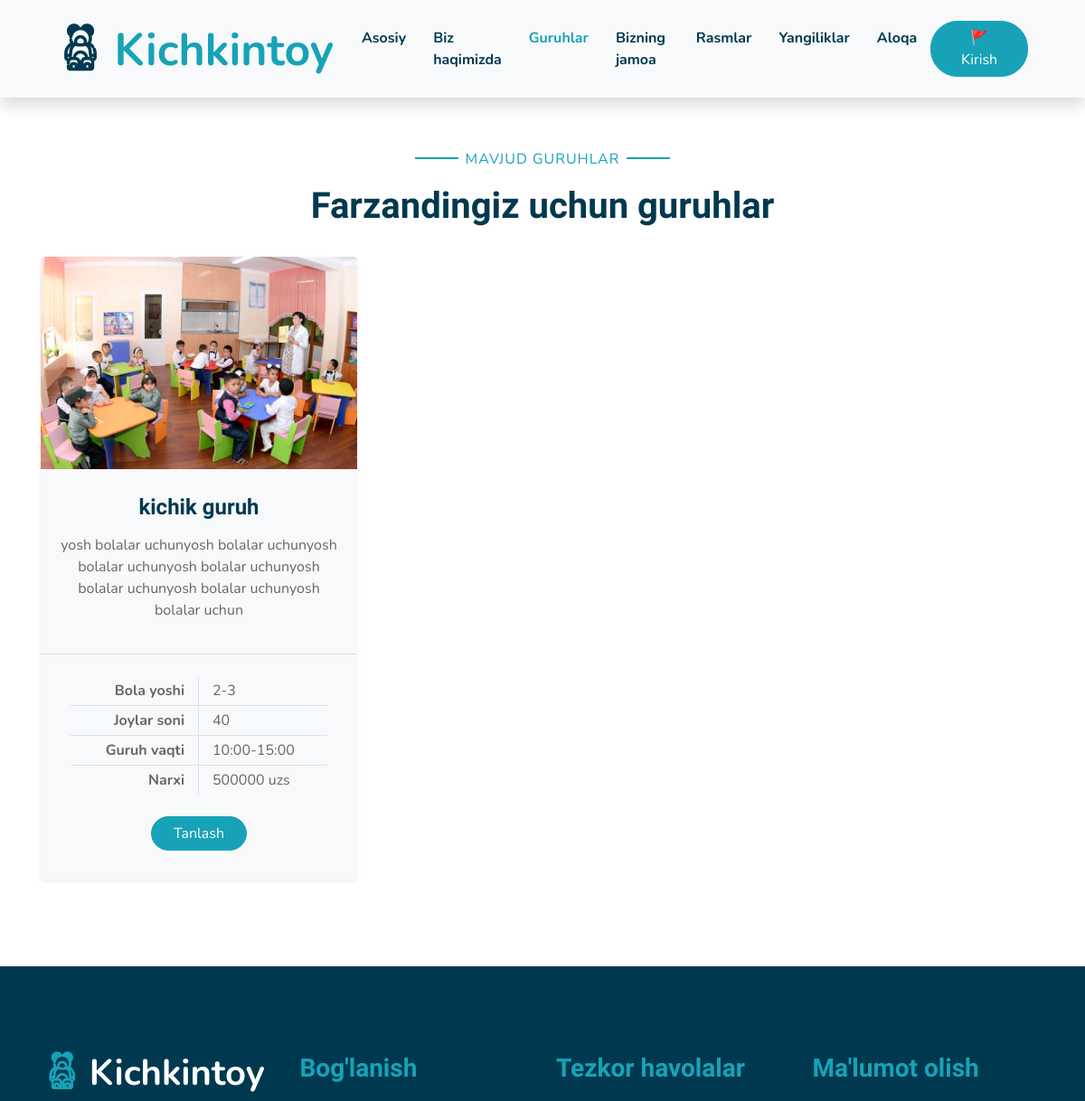
The page /class/ (upper part) on the database as committed earlier.
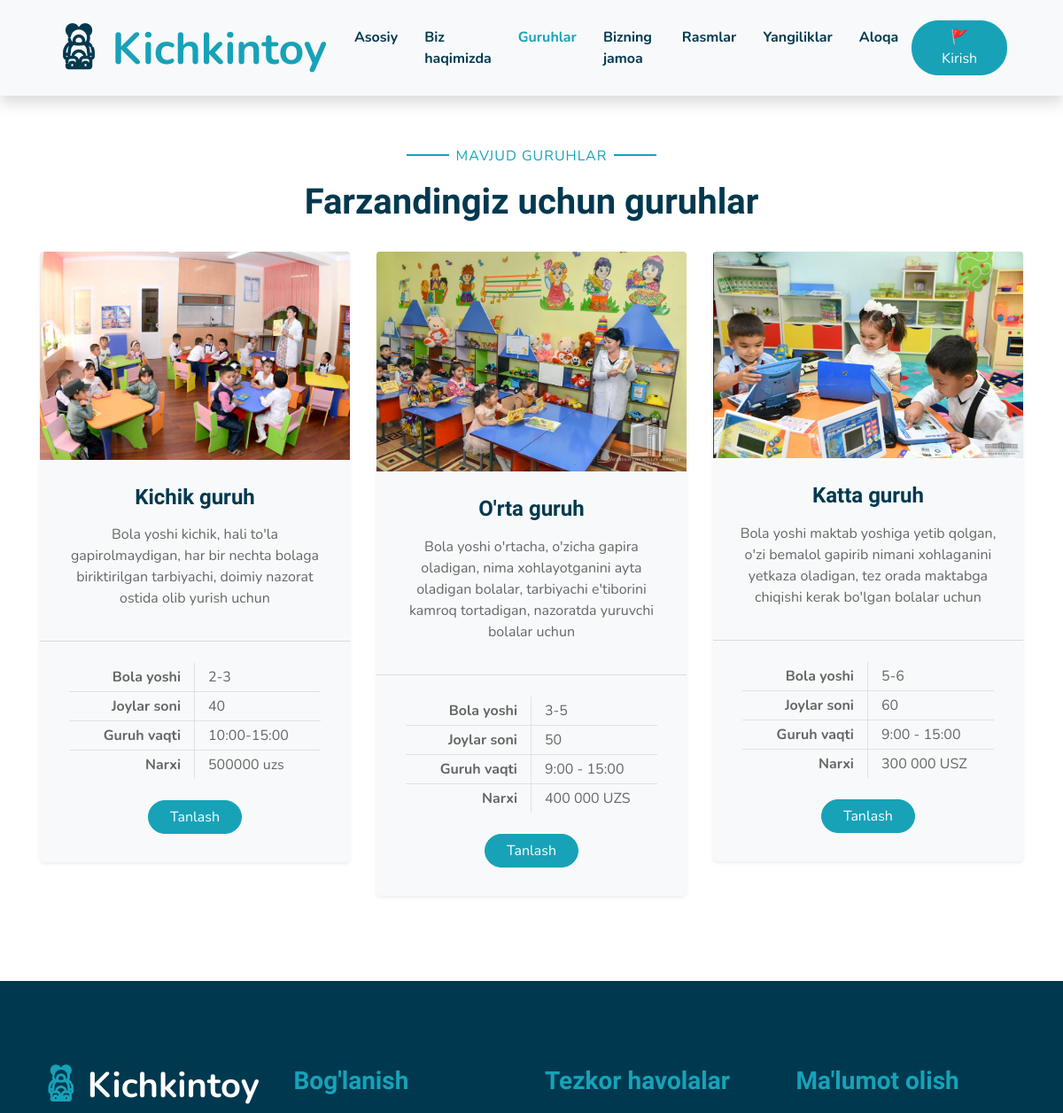
The same page on the database as committed later.
### kichkintoy/models.py (models this page shows, shortened)
class Group(models.Model):
    class Meta:
        verbose_name = "Group"
        verbose_name_plural = "Groups"
    name = models.CharField(max_length=200, null=True, blank=True)
    description = RichTextField( null=True, blank=True)
    ages = models.CharField(max_length=200, null=True, blank=True, )
    seats = models.IntegerField()
    time = models.CharField(max_length=200, null=True, blank=True)
    price = models.CharField(max_length=50,null=True, blank=True)
    photo = models.ImageField(upload_to="photos/",null=True, blank=True)

### kichkintoy/views.py (the view)
# urls.py: path('class/', classes, name="class"),
def classes(request):
    classes = Group.objects.all()
    contacts = Contacts.objects.all()[0]
    context = {
        'classes': classes,
        'contacts': contacts,
    }
    if request.method == 'POST':
        name = request.POST['name']
        phone = request.POST['phone']
        group = "Ma'lumot olish uchun"
        my_model_obj = Booking_grop(
            name=name,
            phone=phone,
            group=group
            )
        my_model_obj.save()
        return redirect('/class/' )
    else:
        return render(request, 'class.html', context)

### templates/class.html (shortened to what this page needs)
{% extends 'base.html' %}
{% load static %}
{% block activ_title %}
<a href="{% url 'home' %}" class="nav-item nav-link ">Asosiy</a>
<a href="{% url 'about' %}" class="nav-item nav-link ">Biz haqimizda</a>
<a href="{% url 'class' %}" class="nav-item nav-link active">Guruhlar</a>
<a href="{% url 'team' %}" class="nav-item nav-link ">Bizning jamoa</a>
<a href="{% url 'galery' %}" class="nav-item nav-link ">Rasmlar</a>
<a href="{% url 'article' %}" class="nav-item nav-link " >Yangiliklar</a>
<a href="{% url 'contact' %}" class="nav-item nav-link">Aloqa</a>
{% endblock activ_title %}
{% block content %}
<div class="text-center pb-2">
</div>
    {% include 'details/class_reg.html' %}
    {% endblock content %}

### templates/details/class_reg.html
{% load static %}
    <div class="container-fluid pt-5">
        <div class="container">
            <div class="text-center pb-2">
                <p class="section-title px-5"><span class="px-2">Mavjud Guruhlar</span></p>
                <h1 class="mb-4">Farzandingiz uchun guruhlar </h1>
            </div>
            <div class="row">
                {% for class in classes %}
                <div class="col-lg-4 mb-5">
                    <div class="card border-0 bg-light shadow-sm pb-2">
                        <img class="card-img-top mb-2" src="{{ class.photo.url }}" alt="{{ class.name }}">
                        <div class="card-body text-center">
                            <h4 class="card-title">{{ class.name }}</h4>
                            <p class="card-text">{{ class.description|safe }}</p>
                        </div>
                        <div class="card-footer bg-transparent py-4 px-5">
                            <div class="row border-bottom">
                                <div class="col-6 py-1 text-right border-right"><strong>Bola yoshi</strong></div>
                                <div class="col-6 py-1">{{ class.ages }}</div>
                            </div>
                            <div class="row border-bottom">
                                <div class="col-6 py-1 text-right border-right"><strong>Joylar soni</strong></div>
                                <div class="col-6 py-1">{{ class.seats }}</div>
                            </div>
                            <div class="row border-bottom">
                                <div class="col-6 py-1 text-right border-right"><strong>Guruh vaqti</strong></div>
                                <div class="col-6 py-1">{{ class.time }}</div>
                            </div>
                            <div class="row">
                                <div class="col-6 py-1 text-right border-right"><strong>Narxi</strong></div>
                                <div class="col-6 py-1">{{ class.price }}</div>
                            </div>
                        </div>
                        <a href="{% url 'booking' class.pk %}" class="btn btn-primary px-4 mx-auto mb-4">Tanlash</a>
                    </div>
                </div>
                {% endfor %}
            </div>
        </div>
    </div>

Rows that differ between the two databases and show on the page:
changed Group "500000 uzs": name "kichik guruh" → "Kichik guruh"; description "yosh bolalar uchunyosh bolalar uchunyosh bolalar uchunyosh bolalar uchunyosh bolalar uchunyosh bolalar uchunyosh bolalar uchun" → "Bola yoshi kichik, hali to'la gapirolmaydigan, har bir nechta bolaga biriktirilgan tarbiyachi, doimiy nazorat ostida olib yurish uchun"
added Group: photo (picture), name "O'rta guruh", description "Bola yoshi o'rtacha, o'zicha gapira oladigan, nima xohlayotganini ayta oladigan bolalar, tarbiyachi e'tiborini kamroq tortadigan, nazoratda yuruvchi bolalar uchun", ages "3-5", seats "50", time "9:00 - 15:00", price "400 000 UZS"
added Group: photo (picture), name "Katta guruh", description "Bola yoshi maktab yoshiga yetib qolgan, o'zi bemalol gapirib nimani xohlaganini yetkaza oladigan, tez orada maktabga chiqishi kerak bo'lgan bolalar uchun", ages "5-6", seats "60", time "9:00 - 15:00", price "300 000 USZ"
